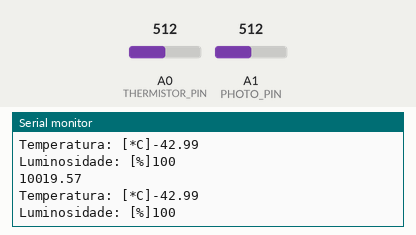
Simulated run of this sketch. Board: Arduino Uno, built with avr-gcc and run on an emulated ATmega328P. Shown: the last lines printed to the serial monitor. Inputs (shaded band) come from the test bench; at power-on: A0 (THERMISTOR_PIN) = 512, A1 (PHOTO_PIN) = 512.

Above: at 1.2 s.
1.3 s: A0 (THERMISTOR_PIN) set to 1023
At 2.4 s:
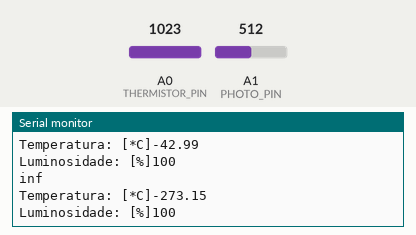
4.0 s: A1 (PHOTO_PIN) set to 306
At 4.6 s:
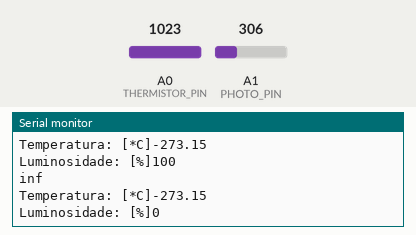
5.5 s: A0 (THERMISTOR_PIN) set to 900
At 6.8 s:
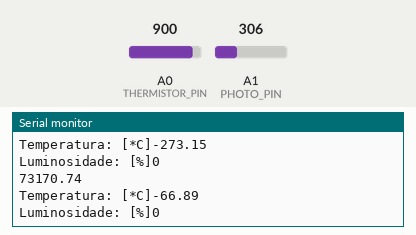
7.0 s: A1 (PHOTO_PIN) set to 511
At 7.6 s:
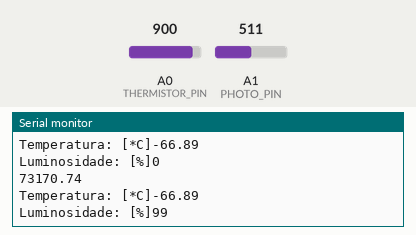
Timing chart, 0 to 9.5 s (numbered marks = the images above; inputs shaded):
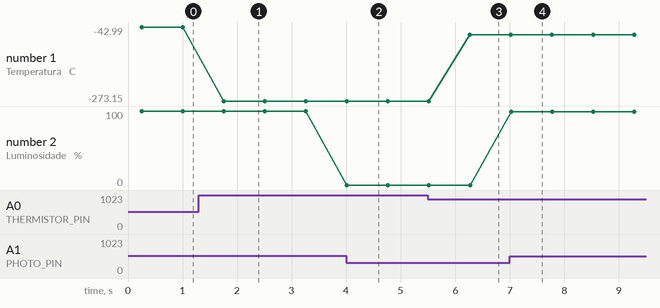

Measured:
- after the input at 1.3 s, the serial monitor: prints a new line after 0.46 s (image 1)
- after the input at 4.0 s, the serial monitor: prints a new line at once (image 2)
- after the input at 5.5 s, the serial monitor: prints a new line after 0.77 s (image 3)
- after the input at 7.0 s, the serial monitor: prints a new line at once (image 4)
- plotted number 1: -42.99 → -273.15 after the input at 1.3 s, -273.15 → -66.89 after the input at 5.5 s
- plotted number 2: 100 → 0 after the input at 4.0 s, 0 → 99 after the input at 7.0 s

The sketch:

sensor-mock.ino
```cpp
//Pin that the thermistor is connected
#define THERMISTOR_PIN         A0
//Pin that the photo sensor is connected
#define PHOTO_PIN              A1

//Auxiliar resistor used to voltage division
#define AUX_RESISTOR           10000
//Resistence at 25°C
#define THERMISTOR_RESISTENCE  200
//Temperature for normal resistence
#define THERMISTOR_TEMPERATURE 25

//Number of times that the value of temperature sensor will be read
#define NUMBER_OF_SAMPLES       5
//B coefficient
#define B_COEFFICIENT           3950


//Variables used to read and calibrate light level.
int minLightLevel,
    maxLightLevel,
    lightLevel;

/* Formula used to convert Ohms to K
 * (1/T) = (1/T0) + (1/B) * ln ( R/R0)
 * Where:
 *  T: Temperature we want to find
 *  T0: 25°C (298.15K)
 *  R0: Resistence at 25°C (298.15K)
 *  R: Resistence of the sensor we measure
 */

void setup() {
  //Start serial baud rate
  Serial.begin(115200);

  //Using 3.3V
  analogReference(EXTERNAL);

  //Calibrate light levels
  lightLevel = analogRead(PHOTO_PIN);
  minLightLevel = lightLevel - 30;
  maxLightLevel = lightLevel;
}

void loop() {
  uint8_t i;
  float averageTemperatureReading = 0.0,
        temperatureInCelsius;

  //measure light lever NUMBER_OF_SAMPLES times
  for (i = 0; i < NUMBER_OF_SAMPLES; i++) {
    averageTemperatureReading += analogRead(THERMISTOR_PIN);
    delay(50);
  }

  //Take average of the readings
  averageTemperatureReading /= NUMBER_OF_SAMPLES;

  temperatureInCelsius = convertResistenceIntoTemperature(averageTemperatureReading);
  lightLevel  = ajustLightLevel(minLightLevel, maxLightLevel);

  Serial.print("Temperatura: [*C]"); Serial.println(temperatureInCelsius);
  Serial.print("Luminosidade: [%]"); Serial.println(lightLevel);

  delay(500);
}

int ajustLightLevel(int &minLevel, int &maxLevel) {
  int adjustedLightLevel;

  //Auto-adjust the minimum and maximum limits in real time
  lightLevel = analogRead(PHOTO_PIN);

  if(minLevel > lightLevel){
    minLevel = lightLevel;
  }
  if(maxLevel < lightLevel){
    maxLevel = lightLevel;
  }

  adjustedLightLevel = map(lightLevel, minLevel, maxLevel, 0, 100);

  return adjustedLightLevel;
}

float convertResistenceIntoTemperature(float value) {
  //Convert the value to resistance
  value = 1023 / value - 1;
  value = AUX_RESISTOR / value;
Serial.println(value);
  float steinhart;
  steinhart = value / THERMISTOR_RESISTENCE;            // (R/Ro)
  steinhart = log(steinhart);                           // ln(R/Ro)
  steinhart /= B_COEFFICIENT;                           // 1/B * ln(R/Ro)
  steinhart += 1.0 / (THERMISTOR_TEMPERATURE + 273.15); // + (1/To)
  steinhart = 1.0 / steinhart;                          // Invert
  steinhart -= 273.15;                                  // convert to C

  return steinhart;
}
```
